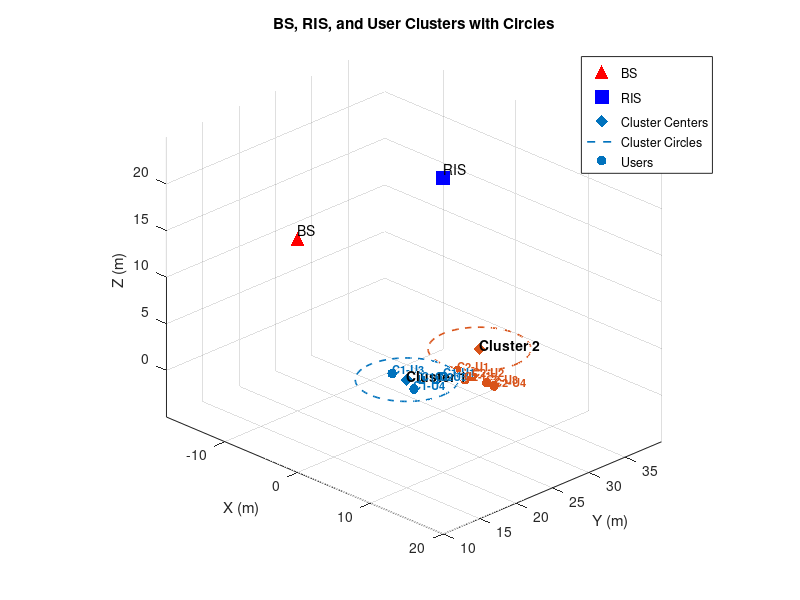

Reproduce this figure in MATLAB.
function [angles, users,distances] = calculate_angles()
    % ============================
    % Fixed BS and RIS positions
    % ============================
BS = [0, 10, 20];
RIS = [0, 30, 20];

% ============================
% Hard-coded cluster centers
% ============================
cluster_centers = [0, 25, 0;
                   0, 35, 0;
                   5, 35, 0]; % new cluster center

radii = [5,5,5]; % radius for each cluster

% ============================
% Hard-coded users per cluster (3 users each)
% ============================

%     % ----- Cluster 1 -----
    % BD is at index 5 (last user)
    users{1} = [ 2  , 28, 0;   % NOMA user 1
                 1, 26, 0;  % NOMA user 2
                 -2, 25, 0;  % NOMA user 3
                 2, 24, 0;   % NOMA user 4
                 2, 27, 0];  % BD (Backscatter Device)

    % ----- Cluster 2 -----
    % BD is at index 5 (last user)
    users{2} = [ 2, 30, 0;   % NOMA user 1
                 4, 30, 0;   % NOMA user 2
                 6, 30, 0;   % NOMA user 3
                 7, 30, 0;   % NOMA user 4
                 4, 29, 0];  % BD (Backscatter Device)



% % ----- Cluster 1 (center: [0,25,0], radius: 5m) -----
% users{1} = [ 2, 28, 0;   
%              1, 26, 0;   
%              2, 27, 0];  

% % ----- Cluster 2 (center: [0,35,0], radius: 5m) -----
% % users{2} = [ -1, 31, 0;   % User 1: North-East
% %              -1, 40, 0;   % User 2: South-West
% %              0, 31, 0];   % User 3: North-East
% % 
% % ----- Cluster 3 (center: [5,30,0], radius: 5m) -----
% users{2} = [ 4, 31, 0;   % User 1: North-East   
%              6, 30, 0;   % User 2: South-West
%              4, 29, 0];  % User 3: South-East



% ----- Define cluster centers and radii -----
cluster_centers = [0 25 0;   % Cluster 1 center
                   0 35 0;   % Cluster 2 center
                   5 30 0];  % Cluster 3 center
    radius = 5;                  % Cluster radius (meters)
    
    num_clusters = size(cluster_centers,1);
    num_users_per_cluster = 3;
    
    % ----- Generate user positions -----
    % users = cell(num_clusters,1);
    % ----- Cluster 1 (center: [0,25,0], away direction +Y) -----
% users{1} = [ -1, 20, 0;     % left
%               0,  20, 0;     % center
%               1,  20, 0];    % right
% 
% % ----- Cluster 2 (center: [0,35,0], away direction +Y) -----
% users{2} = [ -1, 40, 0;
%               0,  40, 0;
%               1,  40, 0];
% 
% % ----- Cluster 3 (center: [5,30,0], away direction +X+Y) -----
% users{3} = [ 10, 31, 0;
%               9, 32, 0;
%               7, 26, 0];

    Nclusters = length(users);
    disp(Nclusters);
    Kusers = size(users{1},1);

    % ============================
    % 1. AoD at BS (BS -> RIS)
    % ============================
    delta_BS_RIS = RIS - BS;
    angles.BS_AoD.azimuth = atan2d(delta_BS_RIS(2), delta_BS_RIS(1));
    angles.BS_AoD.elevation = atan2d(delta_BS_RIS(3), sqrt(delta_BS_RIS(1)^2 + delta_BS_RIS(2)^2));
    angles.BS_AoD.distance = norm(delta_BS_RIS);

    % ============================
    % 2. AoA at RIS
    % ============================
    angles.RIS_AoA.azimuth = mod(angles.BS_AoD.azimuth + 180, 360);
    angles.RIS_AoA.elevation = -angles.BS_AoD.elevation;
    angles.RIS_AoA.distance = angles.BS_AoD.distance;

    % ============================
    % 3. AoD at RIS -> Users
    % ============================
    for c = 1:Nclusters
        for k = 1:Kusers
            user = users{c}(k,:);
            delta_RIS_user = user - RIS;

            azimuth = atan2d(delta_RIS_user(2), delta_RIS_user(1));
            elevation = atan2d(delta_RIS_user(3), sqrt(delta_RIS_user(1)^2 + delta_RIS_user(2)^2));

            angles.RIS_AoD.clusters(c).users(k).user = sprintf('C%d-U%d', c, k);
            angles.RIS_AoD.clusters(c).users(k).azimuth = azimuth;
            angles.RIS_AoD.clusters(c).users(k).elevation = elevation;
            angles.RIS_AoD.clusters(c).users(k).distance = norm(delta_RIS_user);
        end
    end
    
    % Initialize struct array
    distances = struct();
   
    
    for c = 1:length(users)
        BD = users{c}(3, :); % BD position
        clusterDistances = struct();
        
        % Distance between each user and BD
        for u = 1:2
            user_pos = users{c}(u, :);
            d_user_BD = norm(user_pos - BD);
            clusterDistances.(['User' num2str(u) '_BD']) = d_user_BD;
        end
        
        % Optional: distance between users
        d_user1_user2 = norm(users{c}(1,:) - users{c}(2,:));
        clusterDistances.User1_User2 = d_user1_user2;
    
        % Store in main struct
        distances.(['Cluster' num2str(c)]) = clusterDistances;
    end

    % 
%     % % % % % % % % % ============================
%     % % % % % % % % 4. Visualization
%     % % % % % % % ============================
    figure; hold on; grid on; axis equal;
    xlabel('X (m)'); ylabel('Y (m)'); zlabel('Z (m)');
    title('BS, RIS, and User Clusters with Circles');

    % Plot BS and RIS
    scatter3(BS(1),BS(2),BS(3),100,'r','filled','^'); text(BS(1),BS(2),BS(3)+1,'BS');
    scatter3(RIS(1),RIS(2),RIS(3),100,'b','filled','s'); text(RIS(1),RIS(2),RIS(3)+1,'RIS');

    colors = lines(Nclusters);
    for c = 1:Nclusters
        % Cluster center
        center = cluster_centers(c,:);
        scatter3(center(1), center(2), center(3), 80, colors(c,:),'d','filled');
        text(center(1), center(2), center(3)+0.5,sprintf('Cluster %d', c),'Color','k','FontSize',10,'FontWeight','bold');

        % Draw cluster circle in XY-plane
        theta = linspace(0, 2*pi, 100);
        x_circle = center(1) + radii(c) * cos(theta);
        y_circle = center(2) + radii(c) * sin(theta);
        z_circle = center(3) * ones(size(theta));
        plot3(x_circle, y_circle, z_circle, '--','Color', colors(c,:), 'LineWidth',1.2);

        % Users
        cluster_users = users{c};
        scatter3(cluster_users(:,1), cluster_users(:,2), cluster_users(:,3), 50, colors(c,:),'filled','o');

        % Label users
        for k = 1:Kusers
            text(cluster_users(k,1), cluster_users(k,2), cluster_users(k,3)+0.5, ...
                sprintf('C%d-U%d', c, k), 'Color', colors(c,:), 'FontSize', 8, 'FontWeight','bold');
        end
    end
    legend({'BS','RIS','Cluster Centers','Cluster Circles','Users'});
    view(45,25);
    hold off;
end



% function [angles, users, distances] = calculate_angles()
%     % ============================
%     % Fixed BS and RIS positions
%     % ============================
%     BS = [0, 10, 20];
%     RIS = [0, 30, 20];

%     % ============================
%     % Hard-coded users per cluster
%     % Last user in each cluster is the BD
%     % First N-1 users are NOMA users
%     % ============================

%     % ----- Cluster 1 -----
%     % BD is at index 5 (last user)
%     users{1} = [ 2  , 28, 0;   % NOMA user 1
%                  1, 26, 0;  % NOMA user 2
%                  -2, 25, 0;  % NOMA user 3
%                  2, 24, 0;   % NOMA user 4
%                  2, 27, 0];  % BD (Backscatter Device)

%     % ----- Cluster 2 -----
%     % BD is at index 5 (last user)
%     users{2} = [ 2, 31, 0;   % NOMA user 1
%                  6, 30, 0;   % NOMA user 2
%                  6, 30, 0;   % NOMA user 3
%                  7, 30, 0;   % NOMA user 4
%                  4, 29, 0];  % BD (Backscatter Device)

%     % ============================
%     % Cluster parameters for visualization
%     % ============================
%     cluster_centers = [0, 25, 0;    % Cluster 1 center
%                        5, 30, 0];   % Cluster 2 center
%     radii = [5, 5];                  % Radius for each cluster

%     Nclusters = length(users);
    
%     % Get number of NOMA users per cluster (all except last/BD)
%     for c = 1:Nclusters
%         num_users_per_cluster(c) = size(users{c}, 1);
%         num_noma_users(c) = num_users_per_cluster(c) - 1;  % Last user is BD
%     end

%     % ============================
%     % 1. AoD at BS (BS -> RIS)
%     % ============================
%     delta_BS_RIS = RIS - BS;
%     angles.BS_AoD.azimuth = atan2d(delta_BS_RIS(2), delta_BS_RIS(1));
%     angles.BS_AoD.elevation = atan2d(delta_BS_RIS(3), sqrt(delta_BS_RIS(1)^2 + delta_BS_RIS(2)^2));
%     angles.BS_AoD.distance = norm(delta_BS_RIS);

%     % ============================
%     % 2. AoA at RIS (from BS)
%     % ============================
%     angles.RIS_AoA.azimuth = mod(angles.BS_AoD.azimuth + 180, 360);
%     angles.RIS_AoA.elevation = -angles.BS_AoD.elevation;
%     angles.RIS_AoA.distance = angles.BS_AoD.distance;

%     % ============================
%     % 3. AoD at RIS -> Users (NOMA users + BD)
%     % ============================
%     for c = 1:Nclusters
%         num_users = size(users{c}, 1);
        
%         for k = 1:num_users
%             user = users{c}(k, :);
%             delta_RIS_user = user - RIS;

%             azimuth = atan2d(delta_RIS_user(2), delta_RIS_user(1));
%             elevation = atan2d(delta_RIS_user(3), sqrt(delta_RIS_user(1)^2 + delta_RIS_user(2)^2));

%             % Determine if user is NOMA or BD
%             if k < num_users
%                 user_type = 'NOMA';
%             else
%                 user_type = 'BD';
%             end
            
%             angles.RIS_AoD.clusters(c).users(k).user_id = sprintf('C%d-%s%d', c, user_type, k);
%             angles.RIS_AoD.clusters(c).users(k).type = user_type;
%             angles.RIS_AoD.clusters(c).users(k).azimuth = azimuth;
%             angles.RIS_AoD.clusters(c).users(k).elevation = elevation;
%             angles.RIS_AoD.clusters(c).users(k).distance = norm(delta_RIS_user);
%             angles.RIS_AoD.clusters(c).users(k).position = user;
%         end
%     end

%     % ============================
%     % 4. Distance Calculations
%     % ============================
%     distances = struct();
    
%     for c = 1:Nclusters
%         cluster_users = users{c};
%         num_users = size(cluster_users, 1);
        
%         % Last user is BD
%         BD_position = cluster_users(end, :);
%         noma_positions = cluster_users(1:end-1, :);
%         num_noma = size(noma_positions, 1);
        
%         clusterDistances = struct();
        
%         % Distance between each NOMA user and BD
%         for u = 1:num_noma
%             d_noma_bd = norm(noma_positions(u, :) - BD_position);
%             clusterDistances.(sprintf('NOMA%d_to_BD', u)) = d_noma_bd;
%         end
        
%         % Distances between NOMA users (for NOMA pairing)
%         noma_distances = zeros(num_noma);
%         for u1 = 1:num_noma
%             for u2 = u1+1:num_noma
%                 d_noma_noma = norm(noma_positions(u1, :) - noma_positions(u2, :));
%                 clusterDistances.(sprintf('NOMA%d_NOMA%d', u1, u2)) = d_noma_noma;
%                 noma_distances(u1, u2) = d_noma_noma;
%             end
%         end
%         clusterDistances.noma_pairwise_matrix = noma_distances;
        
%         % Distance from RIS to BD and NOMA users
%         clusterDistances.RIS_to_BD = norm(BD_position - RIS);
%         clusterDistances.RIS_to_NOMA = zeros(1, num_noma);
%         for u = 1:num_noma
%             clusterDistances.RIS_to_NOMA(u) = norm(noma_positions(u, :) - RIS);
%         end
        
%         % Distance from BS to BD and NOMA users
%         clusterDistances.BS_to_BD = norm(BD_position - BS);
%         clusterDistances.BS_to_NOMA = zeros(1, num_noma);
%         for u = 1:num_noma
%             clusterDistances.BS_to_NOMA(u) = norm(noma_positions(u, :) - BS);
%         end
        
%         % Store in main struct
%         distances.(['Cluster' num2str(c)]) = clusterDistances;
%     end

%     % ============================
%     % 5. Visualization
%     % ============================
%     figure; hold on; grid on; axis equal;
%     xlabel('X (m)'); ylabel('Y (m)'); zlabel('Z (m)');
%     title('BS, RIS, and User Clusters with NOMA Users and BD');

%     % Plot BS and RIS
%     scatter3(BS(1), BS(2), BS(3), 100, 'r', 'filled', '^'); 
%     text(BS(1), BS(2), BS(3)+1, 'BS', 'FontSize', 10, 'FontWeight', 'bold');
    
%     scatter3(RIS(1), RIS(2), RIS(3), 100, 'b', 'filled', 's'); 
%     text(RIS(1), RIS(2), RIS(3)+1, 'RIS', 'FontSize', 10, 'FontWeight', 'bold');

%     colors = lines(Nclusters);
    
%     for c = 1:Nclusters
%         % Cluster center
%         center = cluster_centers(c, :);
%         scatter3(center(1), center(2), center(3), 80, colors(c, :), 'd', 'filled');
%         text(center(1), center(2), center(3)+0.5, sprintf('Cluster %d', c), ...
%             'Color', 'k', 'FontSize', 10, 'FontWeight', 'bold');

%         % Draw cluster circle in XY-plane
%         theta = linspace(0, 2*pi, 100);
%         x_circle = center(1) + radii(c) * cos(theta);
%         y_circle = center(2) + radii(c) * sin(theta);
%         z_circle = center(3) * ones(size(theta));
%         plot3(x_circle, y_circle, z_circle, '--', 'Color', colors(c, :), 'LineWidth', 1.2);

%         % Users
%         cluster_users = users{c};
%         num_users = size(cluster_users, 1);
        
%         % Plot NOMA users (all except last)
%         noma_users = cluster_users(1:end-1, :);
%         scatter3(noma_users(:,1), noma_users(:,2), noma_users(:,3), 50, colors(c, :), 'filled', 'o');
        
%         % Plot BD (last user) with different marker
%         BD = cluster_users(end, :);
%         scatter3(BD(1), BD(2), BD(3), 80, colors(c, :), 'filled', 'diamond');
        
%         % Label users
%         for k = 1:num_users-1  % NOMA users
%             text(cluster_users(k,1), cluster_users(k,2), cluster_users(k,3)+0.5, ...
%                 sprintf('NOMA%d', k), 'Color', colors(c, :), 'FontSize', 8, 'FontWeight', 'bold');
%         end
%         % Label BD
%         text(BD(1), BD(2), BD(3)+0.5, sprintf('BD'), ...
%             'Color', colors(c, :), 'FontSize', 9, 'FontWeight', 'bold');
%     end
    
%     legend({'BS', 'RIS', 'Cluster Centers', 'Cluster Circles', 'NOMA Users', 'BD'}, ...
%         'Location', 'best');
%     view(45, 25);
%     hold off;
    
%     % Display summary
%     fprintf('\n=== Network Configuration Summary ===\n');
%     for c = 1:Nclusters
%         fprintf('Cluster %d: %d NOMA users, 1 BD\n', c, num_noma_users(c));
%         fprintf('  BS to RIS distance: %.2f m\n', angles.BS_AoD.distance);
%         fprintf('  RIS to BD distance: %.2f m\n', distances.(['Cluster' num2str(c)]).RIS_to_BD);
%         fprintf('  BS to BD distance: %.2f m\n', distances.(['Cluster' num2str(c)]).BS_to_BD);
%     end
% end
